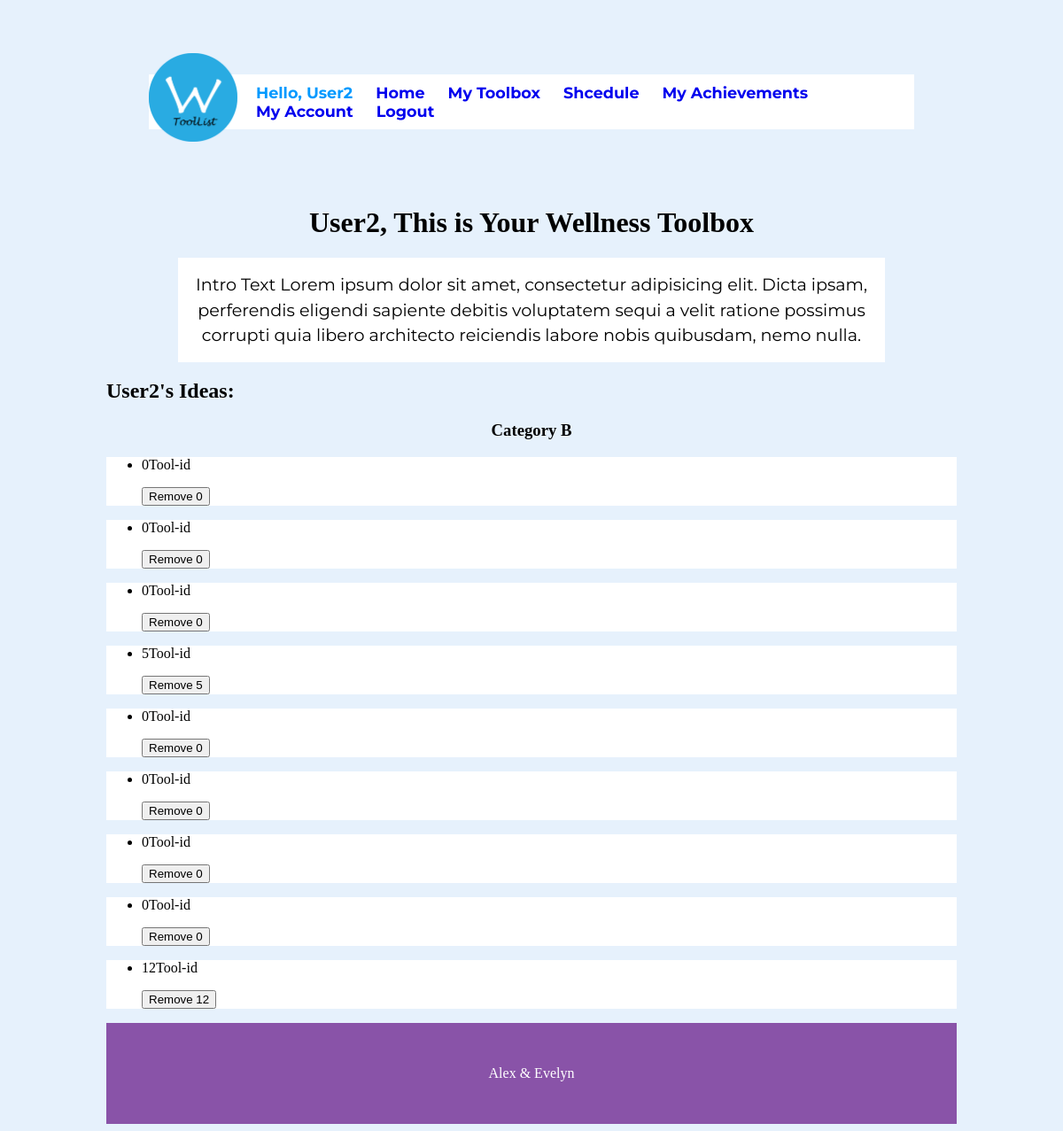
/my-tools-WORKING1.php (signed in), run on the app's committed database.
### tables this page shows
CREATE TABLE `MyTools` (
  `id` int(11) NOT NULL,
  `User-id` int(11) NOT NULL,
  `Tool-id` int(11) NOT NULL,
  `Section` varchar(1) NOT NULL
);

### my-tools-WORKING1.php (the view, shortened to what this page needs)
<?php session_start();
if($_SESSION["authenticated"] == true){
	require_once("includes/database.php");
	include("includes/header.php");
	include("includes/nav.php");
    $userid = $_SESSION["Username"];
	$stmt = $pdo->prepare("SELECT * FROM `MyTools` WHERE `User-id` = '$userid'");
    $stmt->execute();
?>
    	<h1 class="header"><?php echo  $userid; ?>, This is Your Wellness Toolbox</h1>
		<h2 class="intro-text">Intro Text Lorem ipsum dolor sit amet, consectetur adipisicing elit. Dicta ipsam, perferendis eligendi sapiente debitis voluptatem sequi a velit ratione possimus corrupti quia libero architecto reiciendis labore nobis quibusdam, nemo nulla.</h2>
	    <section class="tool-type">
	    	<h2><? echo  $userid; ?>'s Ideas:</h2>
	    	<section class="tool-type">
			<h1>Category B</h1>
				<?
				while($row = $stmt->fetch()) {
					?>
					<ul>
						<li>
							<p><? echo($row["Tool-id"]); ?>Tool-id</p>
							<form action="process-delete-tool.php" method="POST">
								<input type="submit" value="Remove <?= $row["Tool-id"]; ?>"/>
							</form>
						</li>
					</ul>
   				<?
				}
				?>
    <?php include("includes/footer.php");  ?>
<?php } else {
	?>
	<p>You are not allowed to view this page. Please <a href="login-form.php">log in here.</a></p>
<?
}
?>

### includes/stylesheets/style.css (style rules this page uses)
body { background-color: #e6f1fc; font-family:'Neuton' serif; }
ul, #app-title, .wrapper, footer { background-color: white; }
h1, .intro-text, footer { text-align: center; }
.intro-text { width: 80%; margin: 0 auto; font: 1.2em 'Montserrat', sans-serif; line-height: 1.5em; padding: 0.8em; background-color: white; }

### data on the page
mytools: value "0", value "Remove 0"
mytools: value "0", value "Remove 0"
mytools: value "0", value "Remove 0"
mytools: value "5", value "Remove 5"
mytools: value "0", value "Remove 0"
mytools: value "0", value "Remove 0"
mytools: value "0", value "Remove 0"
mytools: value "0", value "Remove 0"
mytools: value "12", value "Remove 12"

### other printed values
$_SESSION["Username"] "User2"
$userid "User2"
